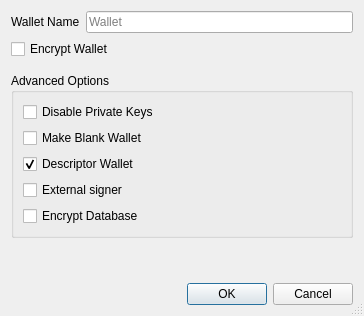
<?xml version="1.0" encoding="UTF-8"?>
<ui version="4.0">
 <class>CreateWalletDialog</class>
 <widget class="QDialog" name="CreateWalletDialog">
  <property name="geometry">
   <rect>
    <x>0</x>
    <y>0</y>
    <width>364</width>
    <height>316</height>
   </rect>
  </property>
  <property name="windowTitle">
   <string>Create Wallet</string>
  </property>
  <property name="sizeGripEnabled">
   <bool>true</bool>
  </property>
  <layout class="QVBoxLayout" name="verticalLayout">
   <item>
    <layout class="QHBoxLayout" name="horizontalLayout">
     <item>
      <widget class="QLabel" name="wallet_name_label">
       <property name="text">
        <string>Wallet Name</string>
       </property>
      </widget>
     </item>
     <item>
      <widget class="QLineEdit" name="wallet_name_line_edit">
       <property name="minimumSize">
        <size>
         <width>262</width>
         <height>0</height>
        </size>
       </property>
       <property name="placeholderText">
        <string>Wallet</string>
       </property>
      </widget>
     </item>
    </layout>
   </item>
   <item>
    <widget class="QCheckBox" name="encrypt_wallet_checkbox">
     <property name="toolTip">
      <string>Encrypt the wallet. The wallet will be encrypted with a passphrase of your choice.</string>
     </property>
     <property name="text">
      <string>Encrypt Wallet</string>
     </property>
     <property name="checked">
      <bool>false</bool>
     </property>
    </widget>
   </item>
   <item>
    <spacer name="verticalSpacer_1">
     <property name="orientation">
      <enum>Qt::Vertical</enum>
     </property>
     <property name="sizeType">
      <enum>QSizePolicy::Fixed</enum>
     </property>
     <property name="sizeHint" stdset="0">
      <size>
       <width>20</width>
       <height>8</height>
      </size>
     </property>
    </spacer>
   </item>
   <item>
    <widget class="QGroupBox" name="groupBox">
     <property name="title">
      <string>Advanced Options</string>
     </property>
     <layout class="QVBoxLayout" name="verticalLayout_groupbox">
      <item>
       <widget class="QCheckBox" name="disable_privkeys_checkbox">
        <property name="enabled">
         <bool>true</bool>
        </property>
        <property name="toolTip">
         <string>Disable private keys for this wallet. Wallets with private keys disabled will have no private keys and cannot have an HD seed or imported private keys. This is ideal for watch-only wallets.</string>
        </property>
        <property name="text">
         <string>Disable Private Keys</string>
        </property>
       </widget>
      </item>
      <item>
       <widget class="QCheckBox" name="blank_wallet_checkbox">
        <property name="toolTip">
         <string>Make a blank wallet. Blank wallets do not initially have private keys or scripts. Private keys and addresses can be imported, or an HD seed can be set, at a later time.</string>
        </property>
        <property name="text">
         <string>Make Blank Wallet</string>
        </property>
       </widget>
      </item>
      <item>
       <widget class="QCheckBox" name="descriptor_checkbox">
        <property name="toolTip">
         <string>Use descriptors for scriptPubKey management</string>
        </property>
        <property name="text">
         <string>Descriptor Wallet</string>
        </property>
        <property name="checked">
         <bool>true</bool>
        </property>
       </widget>
      </item>
      <item>
       <widget class="QCheckBox" name="external_signer_checkbox">
        <property name="toolTip">
         <string>Use an external signing device such as a hardware wallet. Configure the external signer script in wallet preferences first.</string>
        </property>
        <property name="text">
         <string>External signer</string>
        </property>
       </widget>
      </item>
      <item>
       <widget class="QCheckBox" name="encrypt_db_checkbox">
        <property name="toolTip">
         <string>Encrypt the wallet's database. The database will be encrypted with a passphrase of your choice. Wallets with an encrypted database cannot be loaded automatically on startup.</string>
        </property>
        <property name="text">
         <string>Encrypt Database</string>
        </property>
       </widget>
      </item>
     </layout>
    </widget>
   </item>
   <item>
    <spacer name="verticalSpacer_2">
     <property name="orientation">
      <enum>Qt::Vertical</enum>
     </property>
     <property name="sizeHint" stdset="0">
      <size>
       <width>20</width>
       <height>0</height>
      </size>
     </property>
    </spacer>
   </item>
   <item>
    <widget class="QDialogButtonBox" name="buttonBox">
     <property name="orientation">
      <enum>Qt::Horizontal</enum>
     </property>
     <property name="standardButtons">
      <set>QDialogButtonBox::Cancel|QDialogButtonBox::Ok</set>
     </property>
    </widget>
   </item>
  </layout>
 </widget>
 <tabstops>
  <tabstop>wallet_name_line_edit</tabstop>
  <tabstop>encrypt_wallet_checkbox</tabstop>
  <tabstop>disable_privkeys_checkbox</tabstop>
  <tabstop>blank_wallet_checkbox</tabstop>
  <tabstop>descriptor_checkbox</tabstop>
  <tabstop>external_signer_checkbox</tabstop>
 </tabstops>
 <resources/>
 <connections>
  <connection>
   <sender>buttonBox</sender>
   <signal>accepted()</signal>
   <receiver>CreateWalletDialog</receiver>
   <slot>accept()</slot>
   <hints>
    <hint type="sourcelabel">
     <x>248</x>
     <y>254</y>
    </hint>
    <hint type="destinationlabel">
     <x>157</x>
     <y>274</y>
    </hint>
   </hints>
  </connection>
  <connection>
   <sender>buttonBox</sender>
   <signal>rejected()</signal>
   <receiver>CreateWalletDialog</receiver>
   <slot>reject()</slot>
   <hints>
    <hint type="sourcelabel">
     <x>316</x>
     <y>260</y>
    </hint>
    <hint type="destinationlabel">
     <x>286</x>
     <y>274</y>
    </hint>
   </hints>
  </connection>
 </connections>
</ui>
